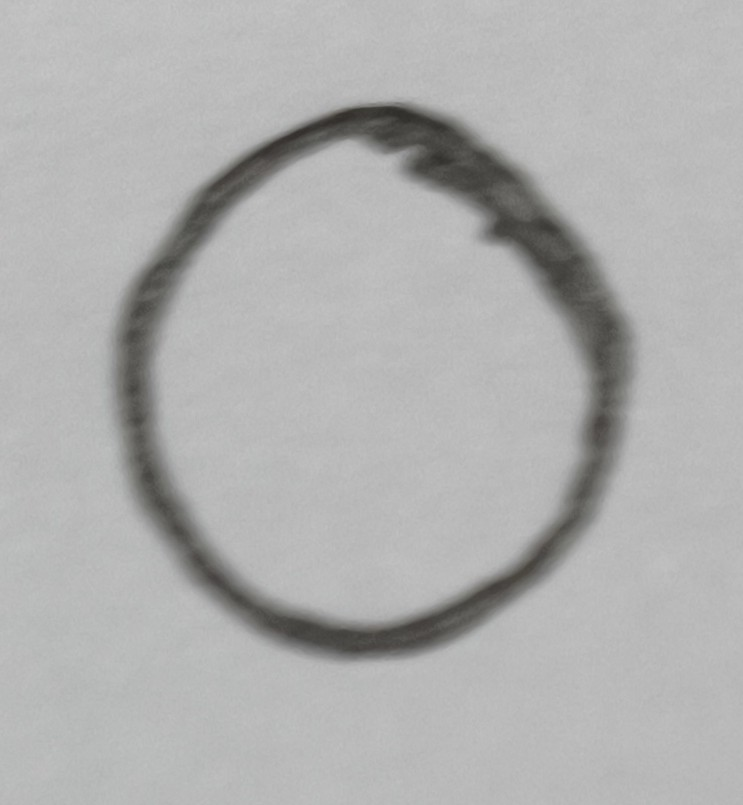
#> input picture sp1.png, 743 x 805 px
$ jupyter execute --allow-errors model_testing.ipynb
#> lines starting #> are read from the running program, lines starting #| are printed output that depends on the picture
[cell 1]
import cv2
import pickle as pkl
import matplotlib.pyplot as plt

# Test Image -1

[cell 2]
test_img1=cv2.imread("sp1.png", cv2.IMREAD_GRAYSCALE)
#> test_img1: shape (805, 743); min 45, max 198, mean 175.6
test_img1

[cell 3]
test_img1.shape
#> Out = (805, 743)

[cell 4]
plt.imshow(test_img1, cmap='gray')

[cell 5]
test_img1M=cv2.bitwise_not(test_img1)
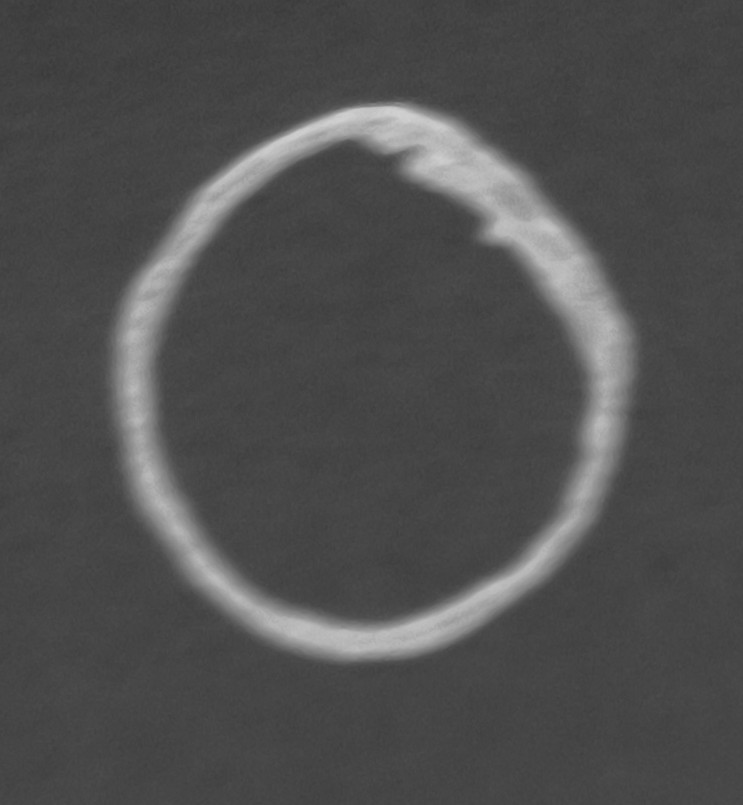
#> test_img1M: shape (805, 743); min 57, max 210, mean 79.4
test_img1M

[cell 6]
plt.imshow(test_img1M, cmap='gray')

[cell 7]
test_img1M_resized = cv2.resize(test_img1M, (28, 28), interpolation=cv2.INTER_LINEAR)
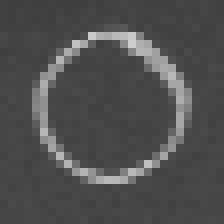
#> test_img1M_resized: shape (28, 28) (shown 8 times larger); min 62, max 204, mean 79.4
test_img1M_resized

[cell 8]
plt.imshow(test_img1M_resized, cmap='gray')

[cell 9]
test_img1M_resized=test_img1M_resized/255
